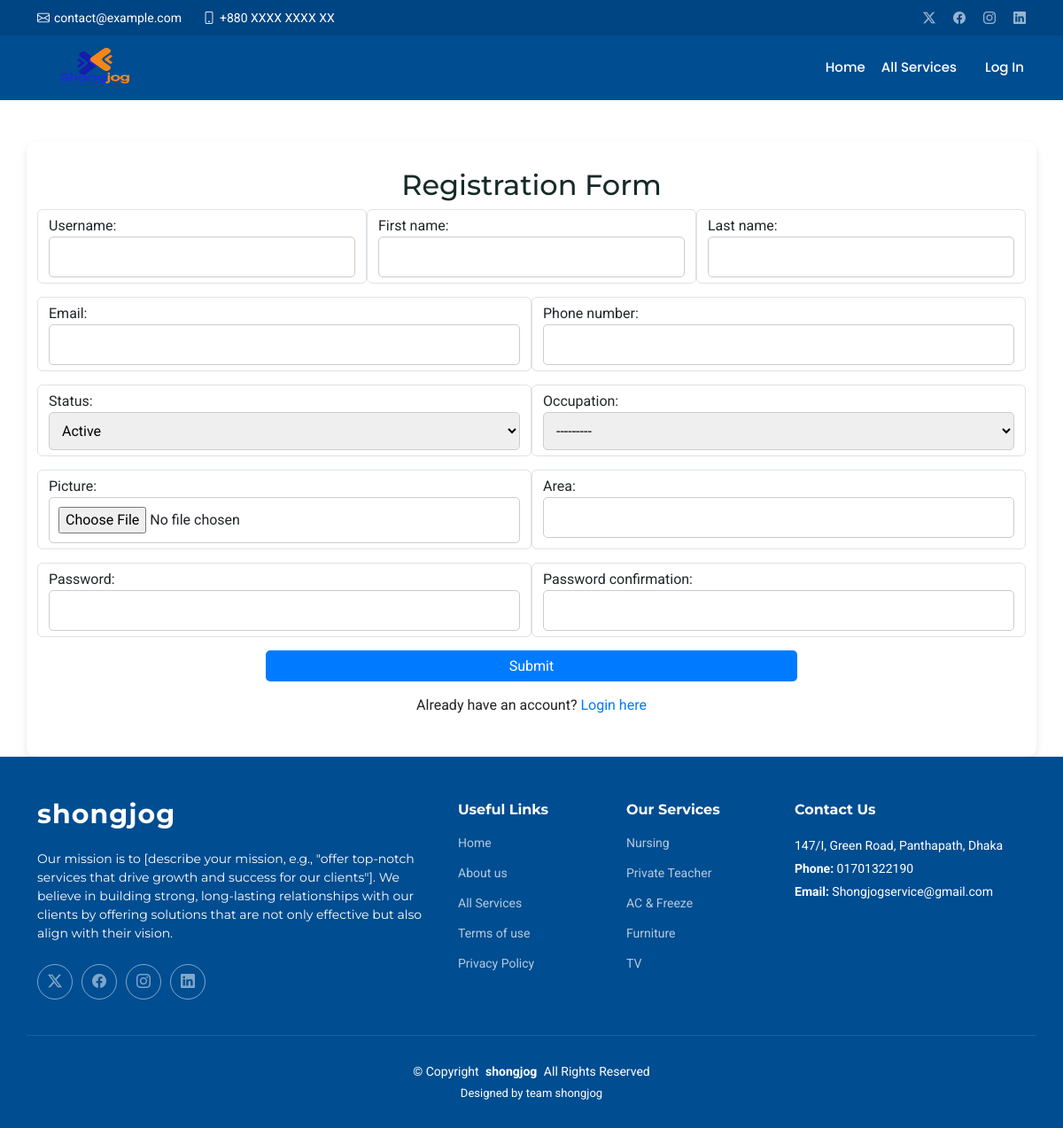
Screenshot of /register/ with the database file from the repository.
### shongjog/models.py (models this page shows, shortened)
class Infomation_Home(models.Model):
    gmail = models.CharField(max_length=255, blank=True, null=True)
    contact_number = models.CharField(max_length=20)
    address = models.CharField(max_length=200)
    open_hour = models.CharField(max_length=100)
    footer_description = models.TextField(blank=True, null=True)
    copyright = models.CharField(max_length=100)
    design = models.CharField(max_length=100)

### all_services/models.py (models this page shows, shortened)
class Services(models.Model):
    service_name = models.CharField(max_length=200)
    image_1 = models.ImageField(upload_to="image/", null=True, blank=True)
    image_2 = models.ImageField(upload_to="image/", null=True, blank=True)
    image_3 = models.ImageField(upload_to="image/", null=True, blank=True)

### shongjog/views.py (the view)
# urls.py: path('register/', views.register, name='register'),
def register(request):
    if request.method == 'POST':
        form = RegistrationForm(request.POST, request.FILES)
        if form.is_valid():
            user = form.save()  # Save the user instance
            return redirect('/login')
    else:
        form = RegistrationForm()
    info_home = get_object_or_404(Infomation_Home)
    search_todo = Services.objects.prefetch_related('service_items').all()
    context = {
        'form': form,
        'info_home': info_home,
        'search_todo' : search_todo,
    }
    return render(request, 'register.html', context)

### shongjog/forms.py (shortened to what this page needs)
class RegistrationForm(UserCreationForm):
    email = forms.EmailField(required=True)
    phone_number = forms.CharField(max_length=15)
    status = forms.ChoiceField(choices=[('active', 'Active'), ('inactive', 'Inactive')])
    occupation = ModelChoiceField(queryset=ServiceItem.objects.all(), required=True)
    area = forms.CharField(max_length = 100)
    picture = forms.ImageField(required=False)
    class Meta:
        model = User
        fields = ['username', 'first_name', 'last_name', 'email', 'password1', 'password2', 'phone_number', 'status', 'occupation', 'picture' , 'area']

### all_services/models.py (called while the page is built)
    def __str__(self):
        return self.service_name

### templates/register.html (shortened to what this page needs)
<!DOCTYPE html>
<html lang="en">
<head>
    <link
      href="/static/assets/vendor/bootstrap/css/bootstrap.min.css"
      rel="stylesheet"
    />
    <link
      href="/static/assets/vendor/bootstrap-icons/bootstrap-icons.css"
      rel="stylesheet"
    />
    <link href="/static/assets/vendor/aos/aos.css" rel="stylesheet" />
    <link
      href="/static/assets/vendor/glightbox/css/glightbox.min.css"
      rel="stylesheet"
    />
    <link
      href="/static/assets/vendor/swiper/swiper-bundle.min.css"
      rel="stylesheet"
    />
    <link href="/static/assets/css/main.css" rel="stylesheet" />
</head>
<body>
  <header id="header" class="header fixed-top">
    <div class="topbar d-flex align-items-center">
      <div
        class="container d-flex justify-content-center justify-content-md-between"
      >
        <div class="contact-info d-flex align-items-center">
          <i class="bi bi-envelope d-flex align-items-center"
            ><a href="mailto:contact@example.com">contact@example.com</a></i
          >
          <i class="bi bi-phone d-flex align-items-center ms-4"
            ><span>+880 XXXX XXXX XX</span></i
          >
        </div>
        <div class="social-links d-none d-md-flex align-items-center">
          <a href="#" class="twitter"><i class="bi bi-twitter-x"></i></a>
          <a href="#" class="facebook"><i class="bi bi-facebook"></i></a>
          <a href="#" class="instagram"><i class="bi bi-instagram"></i></a>
          <a href="#" class="linkedin"><i class="bi bi-linkedin"></i></a>
        </div>
      </div>
    </div>
    <div class="branding d-flex align-items-cente">
      <div
        class="container position-relative d-flex align-items-center justify-content-between"
      >
        <a href="/" class="logo d-flex align-items-center">
          <h1 class="sitename">
            <img src="/static/assets/img/logo.png" alt="" />
          </h1>
        </a>
        <nav id="navmenu" class="navmenu">
          <ul>
            <li></li>
              <a href="/" class="active">Home<br/></a>
            <li><a href="/all_services/">All Services</a></li>
            {% if user.is_authenticated %}
            <li><a href="{% url 'profile' %}">Your Profile</a></li>
            {% else %}
            <li><a href="{% url 'login' %}">Log In</a></li>
            {% endif %}
          </ul>
        </nav>
      </div>
    </div>
  </header>
      <div class="form-container container">
        <h2>Registration Form</h2>
        <form method="POST" enctype="multipart/form-data">
            <div style="display :flex;">
              <div class="form-control">
                {{ form.username.label_tag }}
                {{ form.username }}
            </div>
            <div class="form-control">
                {{ form.first_name.label_tag }}
                {{ form.first_name }}
            </div>
            <div class="form-control">
                {{ form.last_name.label_tag }}
                {{ form.last_name }}
            </div>
            </div>
            <div style="display : flex;">
              <div class="form-control">
                {{ form.email.label_tag }}
                {{ form.email }}
              </div>
              <div class="form-control">
                  {{ form.phone_number.label_tag }}
                  {{ form.phone_number }}
              </div>
            </div>
            <div style="display : flex;">
              <div class="form-control">
                {{ form.status.label_tag }}
                {{ form.status }}
              </div>
              <div class="form-control">
                  {{ form.occupation.label_tag }}
                  {{ form.occupation }}
              </div>
            </div>
            <div style =  "display: flex;">
              <div class="form-control">
                {{ form.picture.label_tag }}
                {{ form.picture }}
              </div>
              <div class="form-control">
                  {{ form.area.label_tag }}
                  {{ form.area }}
              </div>
            </div>
            <div style="display : flex;">
              <div class="form-control">
                {{ form.password1.label_tag }}
                {{ form.password1 }}
              </div>
              <div class="form-control">
                  {{ form.password2.label_tag }}
                  {{ form.password2 }}
              </div>
            </div>
            <button class="btn-primary" type="submit">Submit</button>
        </form>
        <div class="form-footer">
            <p>Already have an account? <a href="{% url 'login' %}">Login here</a></p>
        </div>
    </div>
    <footer id="footer" class="footer accent-background">
      <div class="container footer-top">
        <div class="row gy-4">
          <div class="col-lg-5 col-md-12 footer-about">
            <a href="/" class="logo d-flex align-items-center">
              <span class="sitename">shongjog</span>
            </a>
            <p>
              {{ info_home.footer_description }}
            </p>
            <div class="social-links d-flex mt-4">
              <a href=""><i class="bi bi-twitter-x"></i></a>
              <a href=""><i class="bi bi-facebook"></i></a>
              <a href=""><i class="bi bi-instagram"></i></a>
              <a href=""><i class="bi bi-linkedin"></i></a>
            </div>
          </div>
          <div class="col-lg-2 col-6 footer-links">
            <h4>Useful Links</h4>
            <ul>
              <li><a href="/">Home</a></li>
              <li><a href="#about">About us</a></li>
              <li><a href="#all_services">All Services</a></li>
              <li><a href="/">Terms of use</a></li>
              <li><a href="/">Privacy Policy</a></li>
            </ul>
          </div>
          <div class="col-lg-2 col-6 footer-links">
            <h4>Our Services</h4>
            {% for item in search_todo|slice:":5" %}
            <ul>
              <li style = "padding-bottom: 20px;"><a href="/all_services/?text={{ item.service_name }}#{{ item.service_name }}/">{{ item.service_name }}</a></li>
            </ul>
            {% endfor %}
          </div>
          <div
            class="col-lg-3 col-md-12 footer-contact text-center text-md-start"
          >
            <h4>Contact Us</h4>
            <p>{{ info_home.address }}</p>
            <p class="mt-1">
              <strong>Phone:</strong> <span>{{ info_home.contact_number }}</span>
            </p>
            <p><strong>Email:</strong> <span>{{ info_home.gmail }}</span></p>
          </div>
        </div>
      </div>
      <div class="container copyright text-center mt-4">
        <p>
          © <span>Copyright</span>
          <strong class="px-1 sitename">{{ info_home.copyright }}</strong>
          <span>All Rights Reserved</span>
        </p>
        <div class="credits">Designed by <a href="">{{ info_home.design }}</a></div>
      </div>
    </footer>
</body>
</html>

### templates/register.html (style rules this page uses)
body { background-color: #f0f2f5; justify-content: center; align-items: center; margin: 0; }
.form-container { background-color: white; padding: 30px; border-radius: 10px; box-shadow: 0 4px 8px rgba(0, 0, 0, 0.1); width: 100%; margin-top: 20vh; }
h2 { text-align: center; margin-bottom: 20px; color: #333; }
.form-control { margin-bottom: 15px; width: 100%; }
.form-control input, .form-control select { width: 100%; padding: 10px; border: 1px solid #ccc; border-radius: 5px; }
.btn-primary { position: absolute; left: 50%; transform: translateX(-50%); width: 50%; padding-top: 5px; padding-bottom: 5px; background-color: #007bff; color: white; border: none; border-radius: 5px; cursor: pointer; transition: background-color 0.3s ease; height: 35px; }
.form-footer { text-align: center; margin-top: 50px; }
.form-footer a { color: #007bff; text-decoration: none; }

### rows the page displays
Infomation_Home: footer_description "Our mission is to [describe your mission, e.g., \"offer top-notch services that drive growth and success for our clients\"]. We believe in building strong, long-lasting relationships with our clients by offering solutions that are not only effective but also align with their vision.", address "147/I, Green Road, Panthapath, Dhaka", contact_number "01701322190", gmail "Shongjogservice@gmail.com", copyright "shongjog", design "team shongjog"
Services: service_name "Nursing"
Services: service_name "Private Teacher"
Services: service_name "AC & Freeze"
Services: service_name "Furniture"
Services: service_name "TV"
